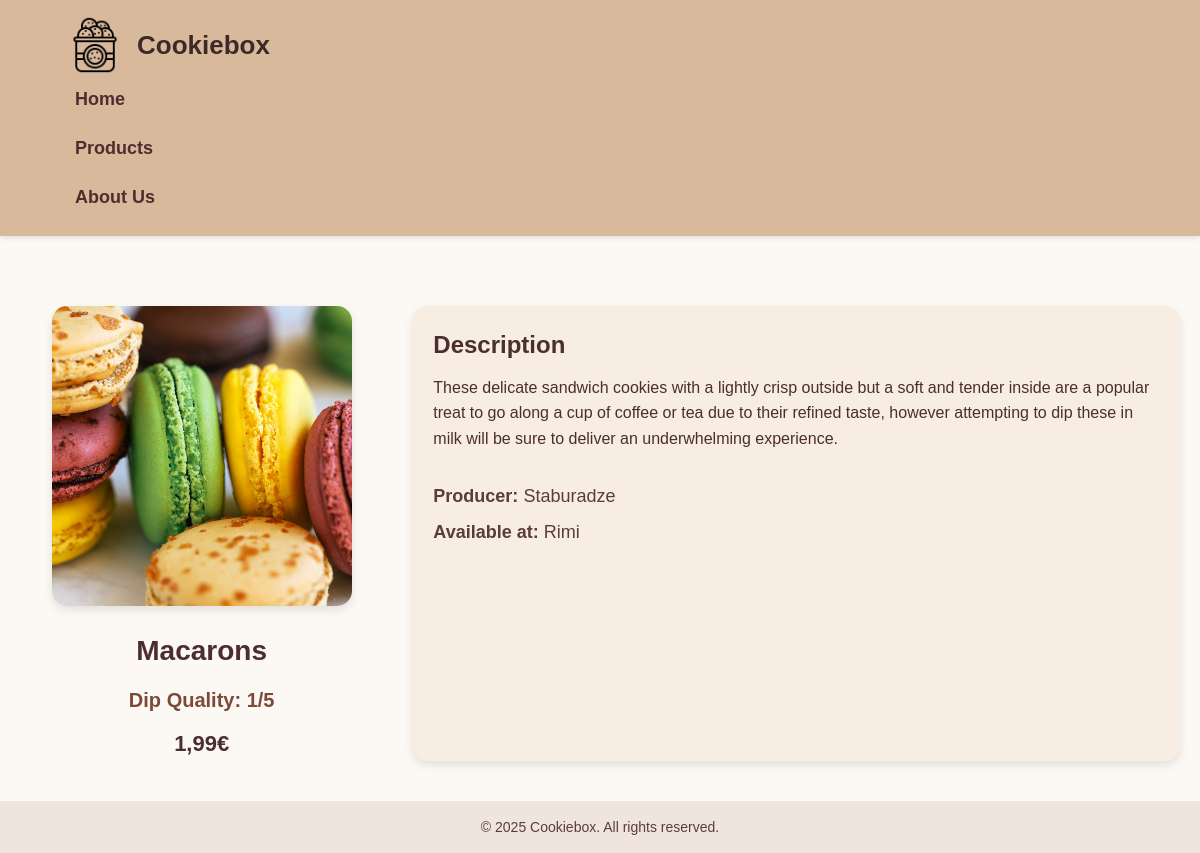
The app's page /product/4 with its own data.
### tables this page shows
CREATE TABLE products (
	id INTEGER NOT NULL PRIMARY KEY AUTOINCREMENT,
	name TEXT NOT NULL,
	price REAL NOT NULL,
	image TEXT,
	producer_id INTEGER NOT NULL,
	shop_id INTEGER, dip_id INTEGER, description TEXT,
	CONSTRAINT products_producers_FK FOREIGN KEY (id) REFERENCES producers(id),
	CONSTRAINT products_shops_FK FOREIGN KEY (id) REFERENCES shops(id),
	CONSTRAINT products_dipping_quality_FK FOREIGN KEY (id) REFERENCES dipping_quality(id)
);

CREATE TABLE dipping_quality (
	id INTEGER NOT NULL PRIMARY KEY AUTOINCREMENT,
	dipping_quality INTEGER NOT NULL
);

CREATE TABLE producers (
	id INTEGER NOT NULL PRIMARY KEY AUTOINCREMENT,
	name TEXT NOT NULL
);

CREATE TABLE shops (
	id INTEGER NOT NULL PRIMARY KEY AUTOINCREMENT,
	name TEXT NOT NULL
);

### app.py (the view)
@app.route("/product/<int:product_id>")
def products_show(product_id):
    conn = get_db_connection()
    product = conn.execute(
        """
        SELECT
            products.*,
            producers.name AS producer_name,
            shops.name AS shop_name,
            dipping_quality.dipping_quality AS dip_quality
        FROM products
        LEFT JOIN producers ON products.producer_id = producers.id
        LEFT JOIN shops ON products.shop_id = shops.id
        LEFT JOIN dipping_quality ON products.dip_id = dipping_quality.id
        WHERE products.id = ?
        """,
        (product_id,)
    ).fetchone()
    conn.close()
    return render_template("products_show.html", product=product)

### app.py (called while the page is built)
def get_db_connection():
    db = Path(__file__).parent / "Cepumkaste.db"
    conn = sqlite3.connect(db)
    conn.row_factory = sqlite3.Row
    return conn

### templates/products_show.html (shortened to what this page needs)
{% extends "base.html" %}
{% block content %}
<div class="product-detail">
    <div class="product-image-section">
        <img src="{{ url_for('static', filename='images/products/' + product.image) }}" alt="{{ product.name }}" class="product-image">
        <h2 class="product-name">{{ product.name }}</h2>
        <p class="dip-quality">Dip Quality: {{ product.dip_quality }}/5</p>
        <p class="product-price">{{ product.price }}€</p>
    </div>
    <div class="product-description-section">
        <h3>Description</h3>
        <p>{{product.description}}</p>
        <div class="product-info-bottom">
            <p><strong>Producer:</strong> {{ product.producer_name }}</p>
            <p><strong>Available at:</strong> {{ product.shop_name }}</p>
        </div>
    </div>
</div>
{% endblock %}

### static/style.css (style rules this page uses)
* { margin: 0; padding: 0; box-sizing: border-box; }
body { font-family: 'Poppins', Arial, sans-serif; background-color: #fcf8f4; color: #4b2e2e; line-height: 1.6; }
.product-detail { display: flex; flex-wrap: wrap; gap: 30px; margin-top: 30px; }
.product-image-section { flex: 1; min-width: 300px; text-align: center; }
.product-image { width: 300px; height: 300px; object-fit: cover; border-radius: 15px; box-shadow: 0 4px 10px rgba(0,0,0,0.1); }
.product-name { font-size: 28px; margin-top: 15px; color: #4b2e2e; }
.dip-quality { font-size: 20px; font-weight: 600; margin-top: 10px; color: #7c4a36; }
.product-price { font-size: 22px; font-weight: bold; margin-top: 10px; color: #4b2e2e; }
.product-description-section { flex: 2; min-width: 300px; background-color: #f7ede2; padding: 20px; border-radius: 15px; box-shadow: 0 4px 10px rgba(0,0,0,0.1); }
.product-description-section h3 { margin-bottom: 10px; font-size: 24px; color: #4b2e2e; }
.product-info-bottom { margin-top: 30px; }
.product-info-bottom p { margin-bottom: 8px; font-size: 18px; color: #5a3e36; }

### records on screen
products: image (picture), name "Macarons", price "1,99", description "These delicate sandwich cookies with a lightly crisp outside but a soft and tender inside are a popular treat to go along a cup of coffee or tea due to their refined taste, however attempting to dip these in milk will be sure to deliver an underwhelming experience."
dipping_quality: dip_quality "1"
producers: producer_name "Staburadze"
shops: shop_name "Rimi"
